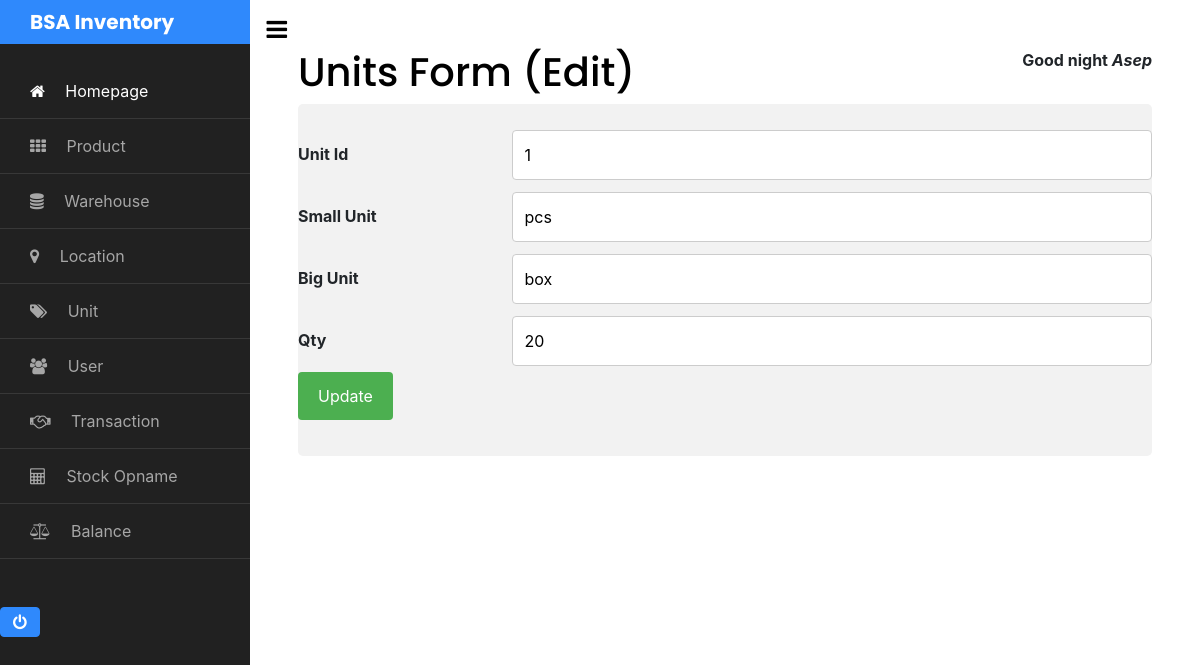
/pages/satuan-edit.php?id_satuan=1 (signed in), run on the app's committed database.
### tables this page shows
CREATE TABLE `t_satuan` (
  `id_satuan` int(12) NOT NULL,
  `satuan_kecil` varchar(12) DEFAULT NULL,
  `satuan_besar` varchar(12) DEFAULT NULL,
  `qty` int(11) DEFAULT NULL
);

### pages/satuan-edit.php (the view)
<?php
	  include '../include/sidebar.php';
    include '../include/config.php';
    $SQLexec = "SELECT * FROM t_satuan WHERE id_satuan = '$_GET[id_satuan]'";
    $query = mysqli_query($conn, $SQLexec) or die ("query salah");
    $row = mysqli_fetch_array($query);
?>
<h1>Units Form (Edit)</h1>
<div class="container">
  <form method="POST" action="../model/act-satuan-edit.php">
    <div class="row">
      <div class="col-25">
        <label for="fname">Unit Id</label>
      </div>
      <div class="col-75">
        <input type="text" id="fname" name="txtId" value="<?php echo $row['id_satuan'];?>" readonly="">
      </div>
    </div>
    <div class="row">
      <div class="col-25">
        <label for="lname">Small Unit</label>
      </div>
      <div class="col-75">
        <input type="text" id="lname" name="txtSatuanKecil" value="<?php echo $row['satuan_kecil'];?>">
      </div>
    </div>
    <div class="row">
      <div class="col-25">
        <label for="lname">Big Unit</label>
      </div>
      <div class="col-75">
        <input type="text" id="lname" name="txtSatuanBesar" value="<?php echo $row['satuan_besar'];?>">
      </div>
    </div>
    <div class="row">
      <div class="col-25">
        <label for="lname">Qty</label>
      </div>
      <div class="col-75">
        <input type="text" id="lname" name="txtQty" value="<?php echo $row['qty'];?>">
      </div>
    </div>
    <div class="row">
      <input type="submit" value="Update">
    </div>
  </form>
</div>

### data on the page
t_satuan: txtId "1", txtSatuanKecil "pcs", txtSatuanBesar "box", txtQty "20"

### other printed values
$_SESSION['user_name'] "Asep"
